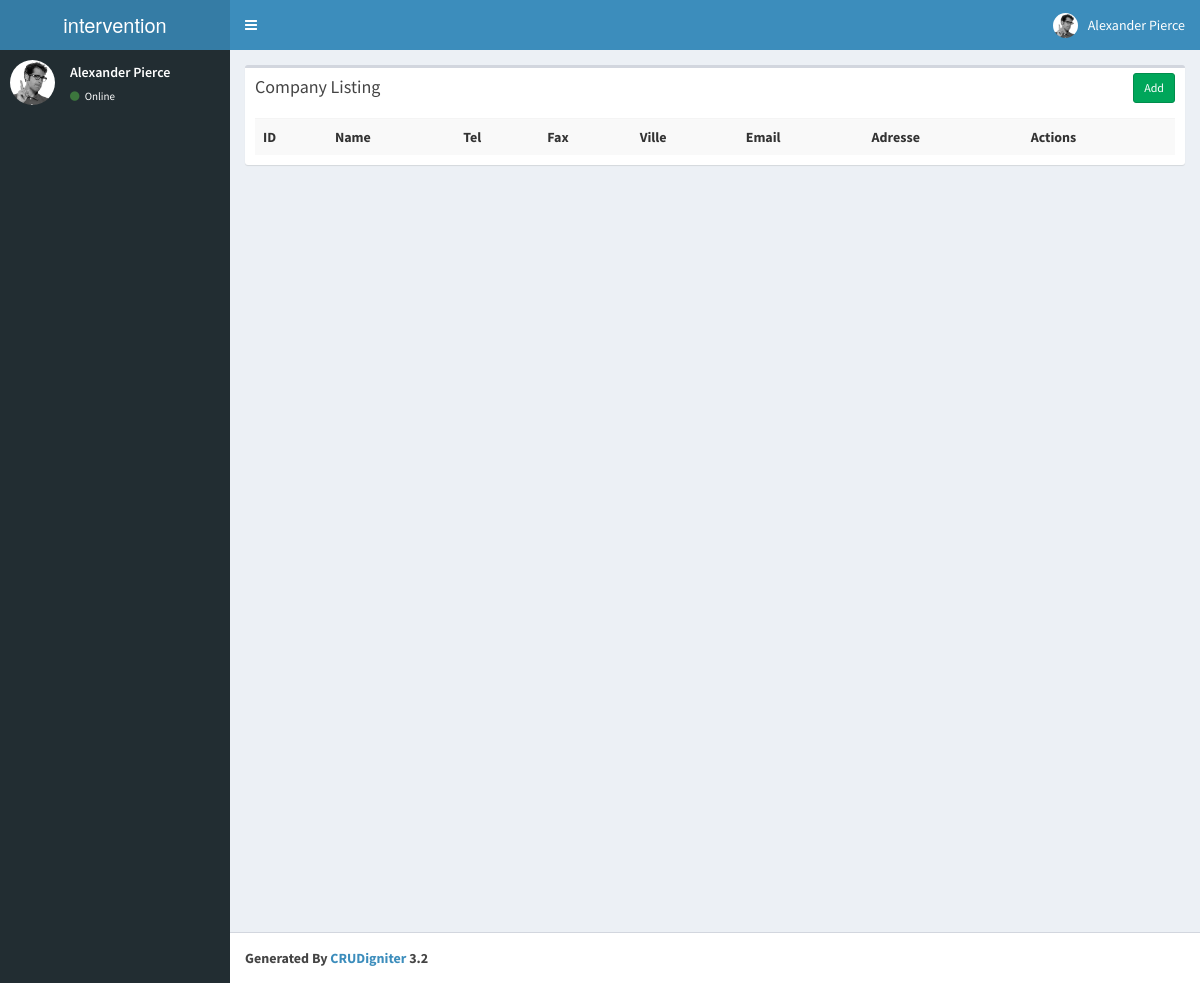
The app's page /index.php/company, older data.
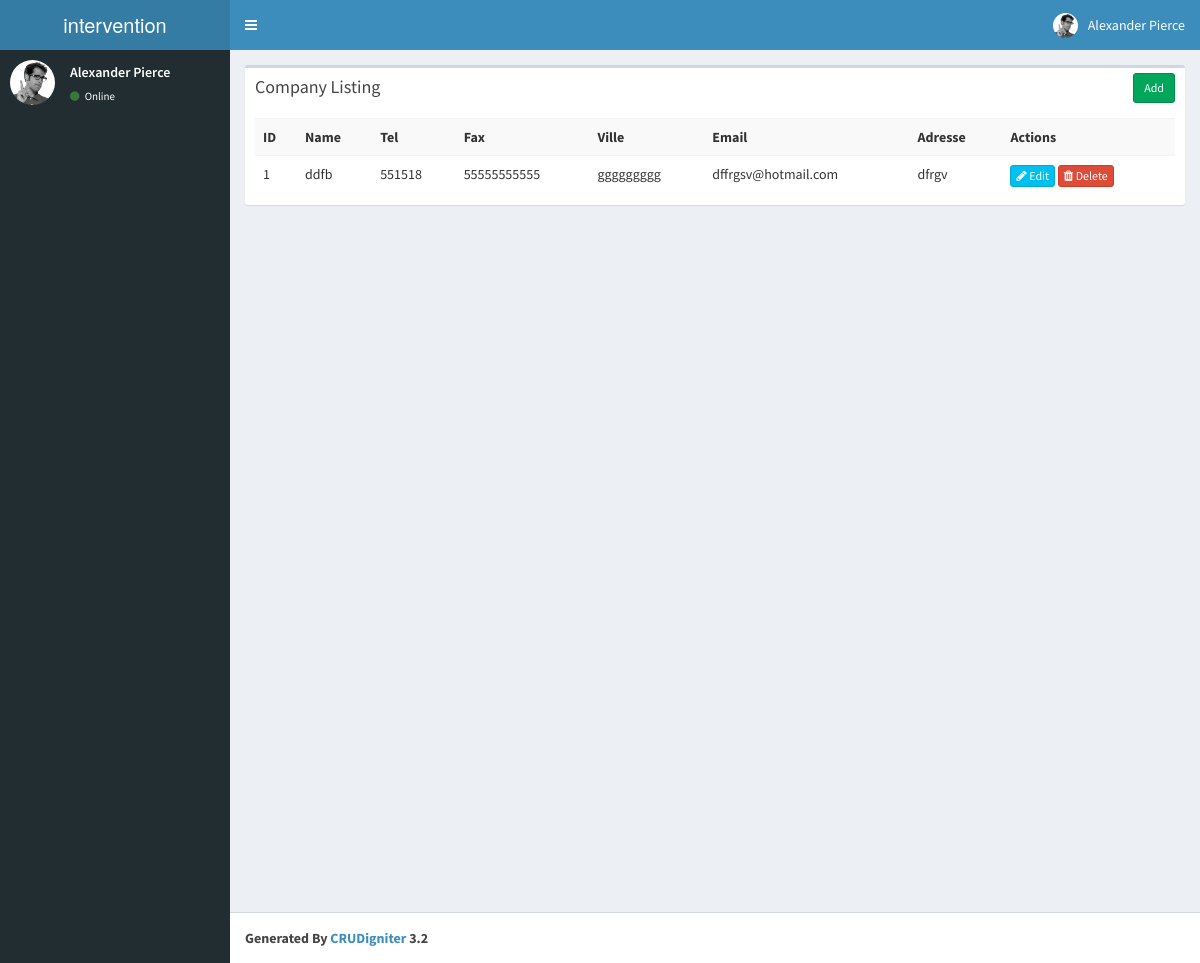
The same page, newer data.
### tables this page shows
CREATE TABLE `company` (
  `id` int(10) NOT NULL AUTO_INCREMENT,
  `name` varchar(50) DEFAULT NULL,
  `adresse` varchar(100) DEFAULT NULL,
  `tel` varchar(20) DEFAULT NULL,
  `fax` varchar(20) DEFAULT NULL,
  `ville` varchar(20) DEFAULT NULL,
  `email` varchar(50) DEFAULT NULL,
  PRIMARY KEY (`id`)
);

### application/controllers/Company.php (called while the page is built, shortened)
<?php
class Company extends CI_Controller{
    function __construct()
    {
        $this->load->model('Company_model');
    }
    function index()
    {
        $data['company'] = $this->Company_model->get_all_company();
        $data['_view'] = 'company/index';
        $this->load->view('layouts/main',$data);
    }
}

### index.php (called while the page is built, shortened)
<?php
require_once BASEPATH.'core/CodeIgniter.php';

### application/models/Company_model.php (called while the page is built, shortened)
<?php
class Company_model extends CI_Model
{
    function get_all_company()
    {
        $this->db->order_by('id', 'desc');
        return $this->db->get('company')->result_array();
    }
}

### application/views/company/index.php (the view)
<div class="row">
    <div class="col-md-12">
        <div class="box">
            <div class="box-header">
                <h3 class="box-title">Company Listing</h3>
            	<div class="box-tools">
                    <a href="<?php echo site_url('company/add'); ?>" class="btn btn-success btn-sm">Add</a>
                </div>
            </div>
            <div class="box-body">
                <table class="table table-striped">
                    <tr>
						<th>ID</th>
						<th>Name</th>
						<th>Tel</th>
						<th>Fax</th>
						<th>Ville</th>
						<th>Email</th>
						<th>Adresse</th>
						<th>Actions</th>
                    </tr>
                    <?php foreach($company as $c){ ?>
                    <tr>
						<td><?php echo $c['id']; ?></td>
						<td><?php echo $c['name']; ?></td>
						<td><?php echo $c['tel']; ?></td>
						<td><?php echo $c['fax']; ?></td>
						<td><?php echo $c['ville']; ?></td>
						<td><?php echo $c['email']; ?></td>
						<td><?php echo $c['adresse']; ?></td>
						<td>
                            <a href="<?php echo site_url('company/edit/'.$c['id']); ?>" class="btn btn-info btn-xs"><span class="fa fa-pencil"></span> Edit</a>
                            <a href="<?php echo site_url('company/remove/'.$c['id']); ?>" class="btn btn-danger btn-xs"><span class="fa fa-trash"></span> Delete</a>
                        </td>
                    </tr>
                    <?php } ?>
                </table>
            </div>
        </div>
    </div>
</div>

Row changes from the older to the newer data that the page shows:
added company: id "1", name "ddfb", tel "551518", fax "55555555555", ville "ggggggggg", email "dffrgsv@hotmail.com", adresse "dfrgv"
